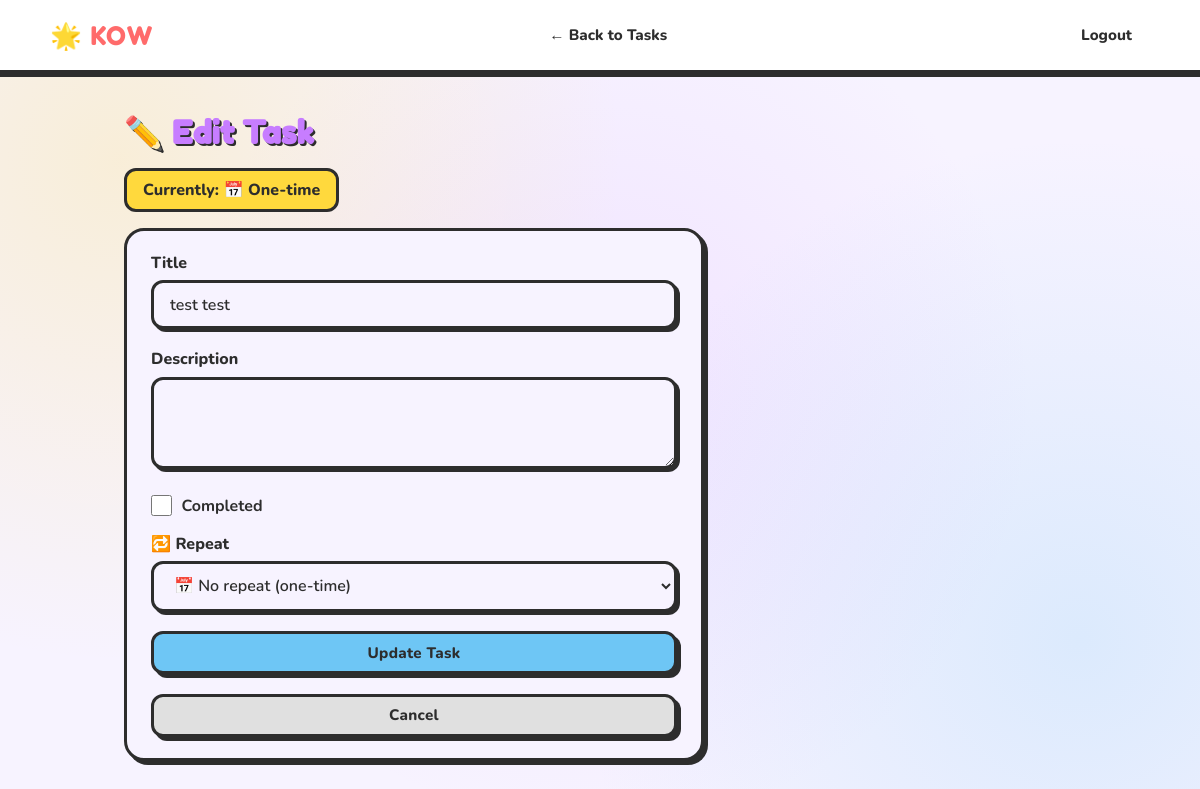
The page /updatetask/2 (signed in) on the database its author committed.
### app/models.py (models this page shows, shortened)
class Task(db.Model):
    __tablename__ = 'task'
    task_id = db.Column(db.Integer, primary_key=True)
    title = db.Column(db.String(100), nullable=False)
    description = db.Column(db.Text, nullable=False, default="-")
    date = db.Column(db.DateTime, nullable=False, default=datetime.utcnow)
    time = db.Column(db.Time, nullable=False)
    completion_status = db.Column(db.Boolean, nullable=False, default=False)
    user_id = db.Column(db.Integer, db.ForeignKey('user.id'), nullable=False)
    recurrence_type = db.Column(db.String(20), nullable=False, default='none')
    recurrence_hours = db.Column(db.Integer, nullable=True)
    recurrence_days = db.Column(db.String(20), nullable=True)
    recurrence_end = db.Column(db.DateTime, nullable=True)
    occurrences = db.relationship('TaskOccurrence', backref='task', lazy=True,
                                  cascade='all, delete-orphan')
    def recurrence_days_list(self):
        if self.recurrence_days:
            return [int(d) for d in self.recurrence_days.split(',') if d.strip()]
        return []

### app/routes.py (the view, shortened to what this page needs)
@app.route("/updatetask/<int:task_id>", methods=["GET", "POST"])
@login_required
def updatetask(task_id):
    task = Task.query.get_or_404(task_id)
    if task.user_id != current_user.id:
        flash('Not authorized.', 'danger')
        return redirect(url_for('taskList'))
    form = UpdateTaskForm()
    form.title.data = task.title
    form.description.data = task.description
    form.completion_status.data = task.completion_status
    form.recurrence_type.data = task.recurrence_type
    form.recurrence_hours.data = task.recurrence_hours
    form.recurrence_days.data = [str(d) for d in task.recurrence_days_list()]
    if task.recurrence_end:
        form.recurrence_end.data = task.recurrence_end.date() if hasattr(task.recurrence_end, 'date') else task.recurrence_end
    return render_template("taskupdate.html", form=form, task=task,
                           recurrence_label=recurrence_label)

### app/forms.py
class UpdateTaskForm(FlaskForm):
    title = StringField('Title', validators=[Optional()])
    description = TextAreaField('Description', validators=[Optional()])
    completion_status = BooleanField('Completed')
    recurrence_type = SelectField('Repeat', choices=RECURRENCE_CHOICES, default='none')
    recurrence_hours = IntegerField(
        'Every how many hours?',
        validators=[Optional(), NumberRange(min=1, max=23)],
        default=1
    )
    recurrence_days = SelectMultipleField(
        'Which days of the week?',
        choices=WEEKDAY_CHOICES,
        validators=[Optional()]
    )
    recurrence_end = DateField('Stop repeating on (optional)', validators=[Optional()])
    submit = SubmitField('Update Task')

### app/models.py (called while the page is built)
@login_manager.user_loader
def load_user(user_id):
    return User.query.get(int(user_id))

### app/taskManagement.py (called while the page is built, shortened)
def recurrence_label(task):
    t = task.recurrence_type
    if t == 'none':
        return '📅 One-time'

### app/templates/taskUpdate.html (shortened to what this page needs)
<!DOCTYPE html>
<html lang="en">
<head>
  <link rel="stylesheet" href="{{ url_for('static', filename='kids.css') }}">
</head>
<body>
  <header class="site-header">
    <nav>
      <a class="navbar-brand" href="{{ url_for('home') }}">🌟 KOW</a>
      <div class="navbar-nav mr-auto">
        <a class="nav-item" href="{{ url_for('taskList') }}">← Back to Tasks</a>
      </div>
      <div class="navbar-nav">
        <a class="nav-item nav-link" href="{{ url_for('logout') }}">Logout</a>
      </div>
    </nav>
  </header>
  <main role="main" class="container">
    <h2>✏️ Edit Task</h2>
    <div class="current-recurrence">Currently: {{ recurrence_label(task) }}</div>
    <div class="section-card form-card" style="max-width:580px;">
      <form method="POST">
        <div class="form-group">
          {{ form.title.label(class="form-control-label") }}
          {{ form.title(class="form-control") }}
        </div>
        <div class="form-group">
          {{ form.description.label(class="form-control-label") }}
          {{ form.description(class="form-control", rows=3) }}
        </div>
        <div class="form-check mb-3">
          {{ form.completion_status(class="form-check-input") }}
          {{ form.completion_status.label(class="form-check-label") }}
        </div>
        <div class="form-group">
          <label class="form-control-label">🔁 Repeat</label>
          <select name="recurrence_type" id="recurrence_type" class="form-control"
                  onchange="showRecurrencePanel(this.value)">
            {% for value, label in form.recurrence_type.choices %}
              <option value="{{ value }}" {% if form.recurrence_type.data == value %}selected{% endif %}>
                {{ label }}
              </option>
            {% endfor %}
          </select>
        </div>
        <div class="form-group" style="margin-top:1.2rem;">
          {{ form.submit(class="btn btn-primary btn-block") }}
        </div>
        <a href="{{ url_for('taskList') }}" class="btn btn-secondary btn-block"
           style="margin-top:0.5rem;">Cancel</a>
      </form>
    </div>
  </main>
</body>
</html>

### app/static/kids.css (style rules this page uses)
:root { --sky: #6EC6F5; --sun: #FFD93D; --grass: #6BCB77; --coral: #FF6B6B; --lavender: #C77DFF; --peach: #FFB347; --mint: #A8EDEA; --cloud: #FFFFFF; --ink: #2D2D2D; --soft: #F7F3FF; --shadow: 4px 4px 0px #2D2D2D; --shadow-lg: 6px 6px 0px #2D2D2D; --border: 3px solid #2D2D2D; --radius: 20px; --radius-sm: 12px; }
* { box-sizing: border-box; margin: 0; padding: 0; }
body { font-family: 'Nunito', sans-serif; background-color: var(--soft); background-image: radial-gradient(circle at 10% 20%, #FFD93D33 0%, transparent 40%), radial-gradient(circle at 90% 80%, #6EC6F533 0%, transparent 40%), radial-gradient(circle at 50% 50%, #C77DFF22 0%, transparent 60%); color: var(--ink); min-height: 100vh; }
.site-header { background: var(--cloud); border-bottom: var(--border); box-shadow: 0 4px 0 #2D2D2D; padding: 0 2rem; position: sticky; top: 0; z-index: 100; }
.site-header nav { display: flex; align-items: center; justify-content: space-between; max-width: 1100px; margin: 0 auto; height: 70px; }
.navbar-brand { font-family: 'Fredoka One', cursive; font-size: 1.6rem; color: var(--coral); text-decoration: none; letter-spacing: 1px; }
.navbar-nav { display: flex; align-items: center; gap: 0.5rem; }
.nav-item, .nav-link { font-family: 'Nunito', sans-serif; font-weight: 800; font-size: 0.95rem; text-decoration: none; color: var(--ink); padding: 0.4rem 1rem; border-radius: var(--radius-sm); border: 2.5px solid transparent; transition: all 0.15s ease; }
.container { max-width: 1000px; margin: 2.5rem auto; padding: 0 1.5rem; }
h2 { font-family: 'Fredoka One', cursive; font-size: 2rem; color: var(--lavender); text-shadow: 2px 2px 0 var(--ink); margin-bottom: 1rem; }
.btn { display: inline-block; font-family: 'Nunito', sans-serif; font-weight: 800; font-size: 0.95rem; padding: 0.55rem 1.3rem; border-radius: var(--radius-sm); border: var(--border); cursor: pointer; text-decoration: none; box-shadow: var(--shadow); transition: all 0.12s ease; letter-spacing: 0.3px; }
.btn-primary { background: var(--sky); color: var(--ink); }
.btn-secondary { background: #e0e0e0; color: var(--ink); }
.btn-block { display: block; width: 100%; text-align: center; }
.form-group { margin-bottom: 1.2rem; }
.form-control-label { display: block; font-weight: 800; margin-bottom: 0.4rem; color: var(--ink); }
.form-control { width: 100%; padding: 0.65rem 1rem; border: var(--border); border-radius: var(--radius-sm); font-family: 'Nunito', sans-serif; font-size: 1rem; font-weight: 600; background: var(--soft); color: var(--ink); box-shadow: 3px 3px 0 #2D2D2D; outline: none; transition: box-shadow 0.15s ease; }
.form-check { display: flex; align-items: center; gap: 0.6rem; }
.form-check-input { width: 1.3rem; height: 1.3rem; accent-color: var(--grass); cursor: pointer; }
.form-check-label { font-weight: 700; cursor: pointer; }
.mb-3 { margin-bottom: 1rem; }
.section-card { background: var(--cloud); border: var(--border); border-radius: var(--radius); padding: 1.3rem 1.5rem; box-shadow: var(--shadow); }
.form-card { background: #F7F3FF; }

### app/templates/taskUpdate.html (style rules this page uses)
.current-recurrence { background: var(--sun); border: var(--border); border-radius: var(--radius-sm); padding: 0.5rem 1rem; font-weight: 800; margin-bottom: 1rem; display: inline-block; }

### rows shown on the page
Task: recurrence_type "📅 One-time", title "test test", recurrence_type "📅 No repeat (one-time)"
